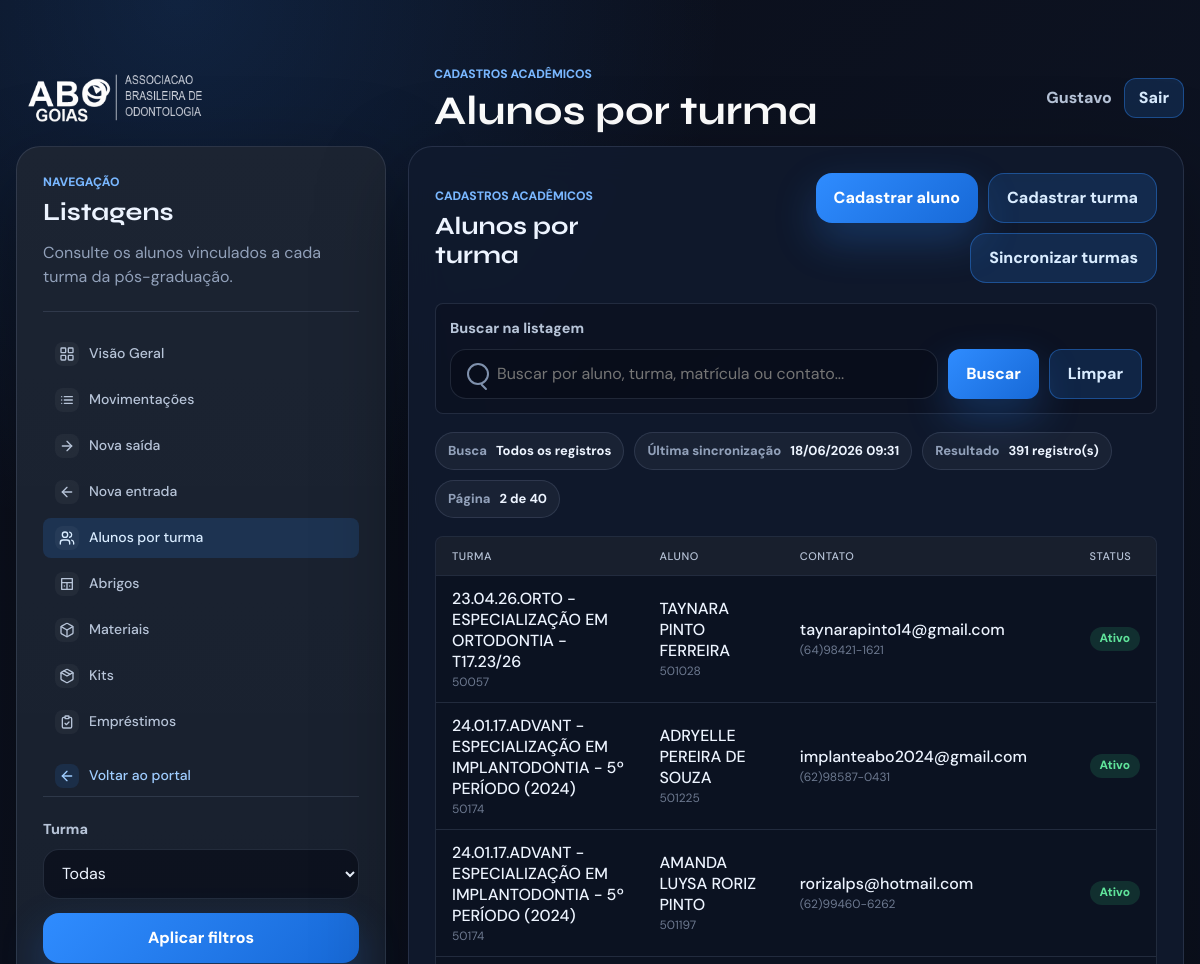
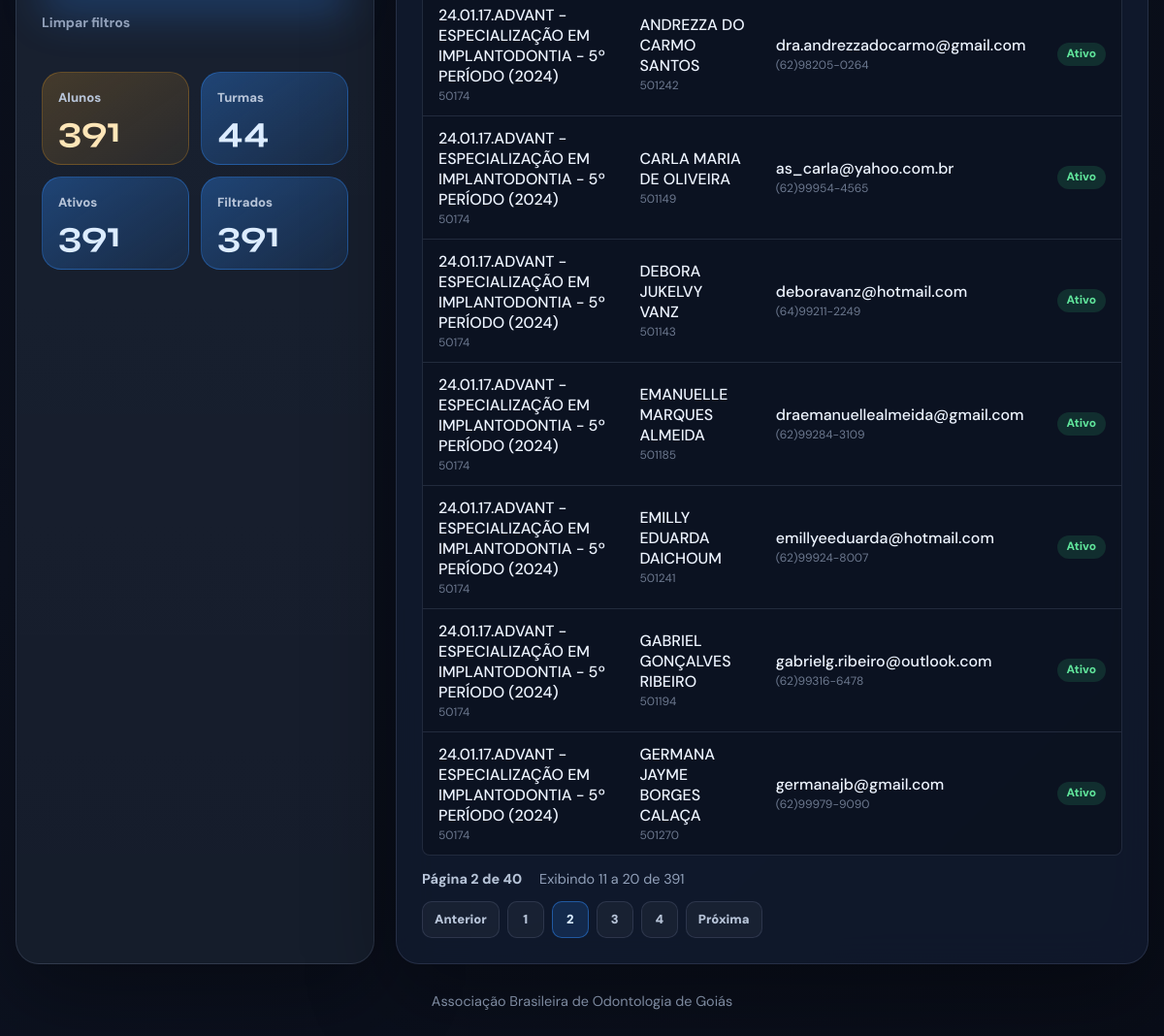
Screenshot of /alunos-por-turma/?page=2 (signed in) with the database file from the repository (2 pictures, top to bottom).
### gestao_cme/models.py (models this page shows, shortened)
class ModeloBase(models.Model):
    criado_em = models.DateTimeField(auto_now_add=True)
    atualizado_em = models.DateTimeField(auto_now=True)
    ativo = models.BooleanField(default=True)
    class Meta:
        abstract = True

class Turma(ModeloBase):
    nome = models.CharField(max_length=120)
    codigo = models.CharField(max_length=30, unique=True)
    curso = models.CharField(max_length=120, blank=True)
    data_inicio = models.DateField(null=True, blank=True)
    data_fim = models.DateField(null=True, blank=True)
    observacoes = models.TextField(blank=True)
    origem = models.CharField(
        max_length=20,
        choices=OrigemDados.choices,
        default=OrigemDados.MANUAL,
    )
    ultima_sincronizacao = models.DateTimeField(null=True, blank=True)
    class Meta:
        ordering = ["nome"]
        verbose_name = "turma"
        verbose_name_plural = "turmas"

class Aluno(ModeloBase):
    nome = models.CharField(max_length=150)
    matricula = models.CharField(max_length=40, unique=True)
    cpf = models.CharField(max_length=14, null=True, blank=True)
    email = models.EmailField(blank=True)
    telefone = models.CharField(max_length=20, blank=True)
    cidade = models.CharField(max_length=120, blank=True)
    uf = models.CharField(max_length=20, blank=True)
    origem = models.CharField(
        max_length=20,
        choices=OrigemDados.choices,
        default=OrigemDados.MANUAL,
    )
    ultima_sincronizacao = models.DateTimeField(null=True, blank=True)
    turma = models.ForeignKey(
        Turma,
        on_delete=models.PROTECT,
        related_name="alunos",
        null=True,
        blank=True,
    )
    class Meta:
        ordering = ["nome"]
        verbose_name = "aluno"
        verbose_name_plural = "alunos"

### gestao_cme/views.py (the view, shortened to what this page needs)
# urls.py: path("alunos-por-turma/", views.alunos_por_turma, name="alunos_por_turma"),
@login_required
def alunos_por_turma(request: HttpRequest) -> HttpResponse:
    busca = request.GET.get("q", "").strip()
    turma_id = request.GET.get("turma", "").strip()
    alunos = (
        Aluno.objects.exclude(origem=OrigemDados.EXEMPLO)
        .exclude(turma__origem=OrigemDados.EXEMPLO)
        .select_related("turma")
        .order_by("turma__nome", "nome")
    )
    if not request.user.is_superuser:
        alunos = alunos.filter(emprestimos__coordenador_usuario=request.user).distinct()
    if turma_id.isdigit():
        alunos = alunos.filter(turma_id=turma_id)
    page_obj, query_string = paginar_queryset(request, alunos)
    rows = [
        {
            "cells": [
                {
                    "primary": aluno.turma.nome if aluno.turma else "Sem turma",
                    "secondary": aluno.turma.codigo if aluno.turma else "",
                },
                {"primary": aluno.nome, "secondary": aluno.matricula},
                {"primary": aluno.email or "-", "secondary": aluno.telefone or ""},
                {
                    "badge": "Ativo" if aluno.ativo else "Inativo",
                    "badge_class": (
                        "badge-devolvido" if aluno.ativo else "badge-atrasado"
                    ),
                },
            ]
        }
        for aluno in page_obj.object_list
    ]
    turmas = Turma.objects.exclude(origem=OrigemDados.EXEMPLO).order_by("nome")
    if not request.user.is_superuser:
        turmas = turmas.filter(
            alunos__emprestimos__coordenador_usuario=request.user
        ).distinct()
    turma_selecionada = None
    alunos_base = Aluno.objects.exclude(origem=OrigemDados.EXEMPLO)
    turmas_base = Turma.objects.exclude(origem=OrigemDados.EXEMPLO)
    ultima_sincronizacao_alunos = alunos_base.aggregate(
        ultima=Max("ultima_sincronizacao")
    )["ultima"]
    ultima_sincronizacao_turmas = turmas_base.aggregate(
        ultima=Max("ultima_sincronizacao")
    )["ultima"]
    datas_sincronizacao = [
        data
        for data in (ultima_sincronizacao_alunos, ultima_sincronizacao_turmas)
        if data
    ]
    ultima_sincronizacao = max(datas_sincronizacao) if datas_sincronizacao else None
    metricas = [
        {"label": "Alunos", "value": alunos_base.count()},
        {"label": "Turmas", "value": turmas_base.count()},
        {"label": "Ativos", "value": alunos_base.filter(ativo=True).count()},
        {"label": "Filtrados", "value": page_obj.paginator.count},
    ]
    return render(
        request,
        "gestao_cme/listagem.html",
        {
            "usuario_logado": request.user,
            "titulo": "Alunos por turma",
            "subtitulo": "Consulte os alunos vinculados a cada turma da pós-graduação.",
            "section_label": "Cadastros acadêmicos",
            "active_page": "alunos",
            "busca": busca,
            "metricas": metricas,
            "table_headers": ["Turma", "Aluno", "Contato", "Status"],
            "rows": rows,
            "page_obj": page_obj,
            "query_string": query_string,
            "empty_message": "Nenhum aluno encontrado.",
            "sync_action_url": "sincronizar_turmas_eduq",
            "sync_alunos_url": (
                reverse(
                    "sincronizar_alunos_turma",
                    kwargs={"turma_id": turma_selecionada.pk},
                )
                if turma_selecionada and turma_selecionada.origem == OrigemDados.EDUQ
                else None
            ),
            "sync_alunos_label": (
                f"Sincronizar alunos de {turma_selecionada.nome}"
                if turma_selecionada
                else None
            ),
            "cadastrar_aluno_url": reverse("cadastrar_aluno"),
            "cadastrar_turma_url": reverse("cadastrar_turma"),
            "ultima_sincronizacao": ultima_sincronizacao,
            "filter_select": {
                "name": "turma",
                "label": "Turma",
                "value": turma_id,
                "options": [
                    {"value": str(turma.pk), "label": f"{turma.codigo} - {turma.nome}"}
                    for turma in turmas
                ],
            },
        },
    )

### gestao_cme/views.py (called while the page is built)
def paginar_queryset(
    request: HttpRequest, queryset: QuerySet[Any]
) -> tuple[Page[Any], str]:
    query_params = request.GET.copy()
    query_params.pop("page", None)
    paginator = Paginator(queryset, REGISTROS_POR_PAGINA)
    page_obj = paginator.get_page(request.GET.get("page"))
    return page_obj, query_params.urlencode()

### gestao_cme/templates/gestao_cme/listagem.html (shortened to what this page needs)
﻿{% extends "gestao_cme/base.html" %}
{% block header_eyebrow %}{{ section_label }}{% endblock %}
{% block header_title %}{{ titulo }}{% endblock %}
{% block content %}
    <main class="page-shell">
        <div class="layout-grid">
            <aside class="panel config-panel">
                <p class="section-label">Navegação</p>
                <h2>Listagens</h2>
                <p class="panel-copy">{{ subtitulo }}</p>
                {% include "gestao_cme/partials/menu_sistemas.html" with menu_app="cme" active_page=active_page %}
                <form class="form-stack" method="get">
                    {% if filter_select %}
                        <div class="field">
                            <label for="{{ filter_select.name }}">{{ filter_select.label }}</label>
                            <select id="{{ filter_select.name }}" name="{{ filter_select.name }}">
                                <option value="">Todas</option>
                            </select>
                        </div>
                    {% endif %}
                    <button class="button primary update-first" type="submit">Aplicar filtros</button>
                    <a class="button secondary" href="{{ request.path }}">Limpar filtros</a>
                </form>
                <div class="metric-grid">
                    {% for metrica in metricas %}
                        <div class="metric-card">
                            <span class="metric-label">{{ metrica.label }}</span>
                            <strong>{{ metrica.value }}</strong>
                        </div>
                    {% endfor %}
                </div>
            </aside>
            <section class="panel results-panel">
                <div class="results-topbar">
                    <div>
                        <p class="section-label">{{ section_label }}</p>
                        <h2>{{ titulo }}</h2>
                    </div>
                    <div class="topbar-actions">
                        {% if cadastrar_aluno_url %}
                            <a class="button primary" href="{{ cadastrar_aluno_url }}">Cadastrar aluno</a>
                        {% endif %}
                        {% if cadastrar_turma_url %}
                            <a class="button secondary" href="{{ cadastrar_turma_url }}">Cadastrar turma</a>
                        {% endif %}
                        {% if sync_action_url %}
                            <form class="sync-form" method="post" action="{% url sync_action_url %}">
                                <button class="button secondary" type="submit">Sincronizar turmas</button>
                            </form>
                        {% endif %}
                    </div>
                </div>
                <form class="results-search" method="get">
                    <label class="search-label" for="results-q">Buscar na listagem</label>
                    <div class="results-search-row">
                        <div class="search-control">
                            <input id="results-q" type="search" name="q" value="{{ busca }}" placeholder="Buscar por aluno, turma, matrícula ou contato...">
                        </div>
                        <button class="button primary" type="submit">Buscar</button>
                        <a class="button secondary" href="{{ request.path }}">Limpar</a>
                    </div>
                </form>
                <div class="selection-summary">
                    <div class="info-chip">
                        <span>Busca</span>
                        <strong>{{ busca|default:"Todos os registros" }}</strong>
                    </div>
                    {% if ultima_sincronizacao %}
                        <div class="info-chip">
                            <span>Última sincronização</span>
                            <strong>{{ ultima_sincronizacao|date:"d/m/Y H:i" }}</strong>
                        </div>
                    {% else %}
                        <div class="info-chip">
                            <span>Última sincronização</span>
                            <strong>Não realizada</strong>
                        </div>
                    {% endif %}
                    <div class="info-chip">
                        <span>Resultado</span>
                        <strong>{{ page_obj.paginator.count }} registro(s)</strong>
                    </div>
                    <div class="info-chip">
                        <span>Página</span>
                        <strong>{{ page_obj.number }} de {{ page_obj.paginator.num_pages }}</strong>
                    </div>
                </div>
                <div class="table-wrap data-table-wrap">
                    <table class="data-table generic-table">
                        <thead>
                            <tr>
                                {% for header in table_headers %}
                                    <th>{{ header }}</th>
                                {% endfor %}
                            </tr>
                        </thead>
                        <tbody>
                            {% for row in rows %}
                                <tr>
                                    {% for cell in row.cells %}
                                        <td>
                                            {% if cell.badge %}
                                                <span class="badge {{ cell.badge_class }}">{{ cell.badge }}</span>
                                            {% else %}
                                                <strong>{{ cell.primary }}</strong>
                                                {% if cell.secondary %}
                                                    <span class="cell-muted">{{ cell.secondary }}</span>
                                                {% endif %}
                                            {% endif %}
                                        </td>
                                    {% endfor %}
                                </tr>
                            {% endfor %}
                        </tbody>
                    </table>
                </div>
                {% if page_obj.paginator.count %}
                    <div class="pagination-summary">
                        <span>Página {{ page_obj.number }} de {{ page_obj.paginator.num_pages }}</span>
                        <span>Exibindo {{ page_obj.start_index }} a {{ page_obj.end_index }} de {{ page_obj.paginator.count }}</span>
                    </div>
                {% endif %}
                {% if page_obj.paginator.num_pages > 1 %}
                    <nav class="pagination" aria-label="Paginação">
                        {% if page_obj.has_previous %}
                            <a class="page-link" href="?{% if query_string %}{{ query_string }}&{% endif %}page={{ page_obj.previous_page_number }}">Anterior</a>
                        {% else %}
                            <span class="page-link disabled">Anterior</span>
                        {% endif %}
                        {% for numero in page_obj.paginator.page_range %}
                            {% if numero == page_obj.number %}
                                <span class="page-link active">{{ numero }}</span>
                            {% elif numero >= page_obj.number|add:"-2" and numero <= page_obj.number|add:"2" %}
                                <a class="page-link" href="?{% if query_string %}{{ query_string }}&{% endif %}page={{ numero }}">{{ numero }}</a>
                            {% endif %}
                        {% endfor %}
                        {% if page_obj.has_next %}
                            <a class="page-link" href="?{% if query_string %}{{ query_string }}&{% endif %}page={{ page_obj.next_page_number }}">Próxima</a>
                        {% else %}
                            <span class="page-link disabled">Próxima</span>
                        {% endif %}
                    </nav>
                {% endif %}
            </section>
        </div>
    </main>
{% endblock %}

### gestao_cme/templates/gestao_cme/base.html (shortened to what this page needs)
﻿{% load static %}
<!doctype html>
<html lang="pt-BR">
<head>
    <link rel="stylesheet" href="{% static 'gestao_cme/css/home.css' %}">
</head>
<body class="{% block body_class %}{% endblock %}">
    <header class="app-header {% block header_class %}{% endblock %}">
        <div class="header-inner">
            <div class="brand">
                <img class="brand-logo" src="{% static 'gestao_cme/img/logo.png' %}" alt="ABO Goiás">
                {% block header_brand_text %}
                    <div>
                        <p class="eyebrow">{% block header_eyebrow %}ABO Goiás{% endblock %}</p>
                        <h1>{% block header_title %}Sistemas internos{% endblock %}</h1>
                    </div>
                {% endblock %}
            </div>
            {% if usuario_logado %}
                <div class="user-menu">
                    <span>{{ usuario_logado.get_full_name|default:usuario_logado.username }}</span>
                    <form method="post" action="{% url 'logout' %}">
                        <button class="button secondary compact-button" type="submit">Sair</button>
                    </form>
                </div>
            {% endif %}
        </div>
    </header>
    {% block content %}{% endblock %}
    {% block footer %}
        <footer class="footer">
            Associação Brasileira de Odontologia de Goiás
        </footer>
    {% endblock %}
</body>
</html>

### rows the page displays
Turma: primary "23.04.26.ORTO - ESPECIALIZAÇÃO EM ORTODONTIA - T17.23/26", secondary "50057"
Aluno: primary "TAYNARA PINTO FERREIRA" "taynarapinto14@gmail.com", secondary "501028" "(64)98421-1621"
Turma: primary "24.01.17.ADVANT - ESPECIALIZAÇÃO EM IMPLANTODONTIA - 5º PERÍODO (2024)" "24.01.17.ADVANT - ESPECIALIZAÇÃO EM IMPLANTODONTIA - 5º PERÍODO (2024)" "24.01.17.ADVANT - ESPECIALIZAÇÃO EM IMPLANTODONTIA - 5º PERÍODO (2024)" "24.01.17.ADVANT - ESPECIALIZAÇÃO EM IMPLANTODONTIA - 5º PERÍODO (2024)" "24.01.17.ADVANT - ESPECIALIZAÇÃO EM IMPLANTODONTIA - 5º PERÍODO (2024)" "24.01.17.ADVANT - ESPECIALIZAÇÃO EM IMPLANTODONTIA - 5º PERÍODO (2024)" "24.01.17.ADVANT - ESPECIALIZAÇÃO EM IMPLANTODONTIA - 5º PERÍODO (2024)" "24.01.17.ADVANT - ESPECIALIZAÇÃO EM IMPLANTODONTIA - 5º PERÍODO (2024)" "24.01.17.ADVANT - ESPECIALIZAÇÃO EM IMPLANTODONTIA - 5º PERÍODO (2024)", secondary "50174" "50174" "50174" "50174" "50174" "50174" "50174" "50174" "50174"
Aluno: primary "ADRYELLE PEREIRA DE SOUZA" "implanteabo2024@gmail.com", secondary "501225" "(62)98587-0431"
Aluno: primary "AMANDA LUYSA RORIZ PINTO" "rorizalps@hotmail.com", secondary "501197" "(62)99460-6262"
Aluno: primary "ANDREZZA DO CARMO SANTOS" "dra.andrezzadocarmo@gmail.com", secondary "501242" "(62)98205-0264"
Aluno: primary "CARLA MARIA DE OLIVEIRA" "as_carla@yahoo.com.br", secondary "501149" "(62)99954-4565"
Aluno: primary "DEBORA JUKELVY VANZ" "deboravanz@hotmail.com", secondary "501143" "(64)99211-2249"
Aluno: primary "EMANUELLE MARQUES ALMEIDA" "draemanuellealmeida@gmail.com", secondary "501185" "(62)99284-3109"
Aluno: primary "EMILLY EDUARDA DAICHOUM" "emillyeeduarda@hotmail.com", secondary "501241" "(62)99924-8007"
Aluno: primary "GABRIEL GONÇALVES RIBEIRO" "gabrielg.ribeiro@outlook.com", secondary "501194" "(62)99316-6478"
Aluno: primary "GERMANA JAYME BORGES CALAÇA" "germanajb@gmail.com", secondary "501270" "(62)99979-9090"

### other values shown
{{ section_label }} "CADASTROS ACADÊMICOS"
{{ titulo }} "Alunos por turma"
{{ usuario_logado.get_full_name|default:usuario_logado.username }} "Gustavo"
{{ subtitulo }} "Consulte os alunos vinculados a cada turma da pós-graduação."
{{ filter_select.label }} "Turma"
{{ metrica.label }} "Alunos" "Turmas" "Ativos" "Filtrados"
{{ metrica.value }} "391" "44" "391" "391"
{{ busca|default:"Todos os registros" }} "Todos os registros"
{{ ultima_sincronizacao|date:"d/m/Y H:i" }} "18/06/2026 09:31"
{{ page_obj.paginator.count }} "391"
{{ page_obj.number }} "2"
{{ page_obj.paginator.num_pages }} "40"
{{ header }} "TURMA" "ALUNO" "CONTATO" "STATUS"
{{ cell.badge }} "Ativo" "Ativo" "Ativo" "Ativo" "Ativo" "Ativo" "Ativo" "Ativo" "Ativo" "Ativo"
{{ page_obj.start_index }} "11"
